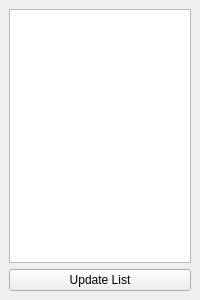
<?xml version="1.0" encoding="UTF-8"?>
<ui version="4.0">
 <class>HistogramView</class>
 <widget class="QDockWidget" name="HistogramView">
  <property name="geometry">
   <rect>
    <x>0</x>
    <y>0</y>
    <width>200</width>
    <height>300</height>
   </rect>
  </property>
  <property name="windowTitle">
   <string>Histograms</string>
  </property>
  <widget class="QWidget" name="dockWidgetContents">
   <layout class="QVBoxLayout" name="verticalLayout">
    <item>
     <widget class="QListWidget" name="histList"/>
    </item>
    <item>
     <widget class="QPushButton" name="updateButton">
      <property name="text">
       <string>Update List</string>
      </property>
     </widget>
    </item>
   </layout>
  </widget>
 </widget>
 <resources/>
 <connections/>
</ui>
